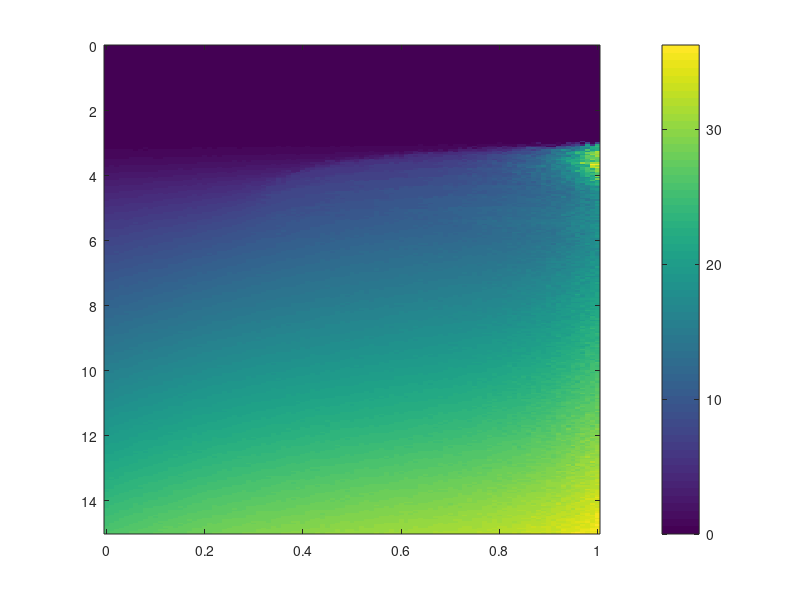

This figure's MATLAB source: (Note: this script raises an error after producing the figure.)
%% This codes enable us to read average firing rates of (Inh, Exc) cells in g_sigma phase diagram 

load("./HighResolutionWorkSpaceData.mat", 'i_rates', 'e_rates', 'g', 'sigma');

data1 = transpose(e_rates); 
data2 = transpose(i_rates);

% Define custom x and y axis values
x_values = g; % Replace with your actual x axis values
y_values = sigma; % Replace with your actual y axis values



%%%%%%%%%%%%%%%%%%%%%%%%%%%%%%%%%%%%%%%%%%%%%%%%%%%%%%%%%%%%%%%%%%%%%%%%%%%%%%%%%%%%%%%%%%%%%%%%%%%%%%%%%%%%
% plot 3D surf of rates Vs. g-sigma plane
% figure('Name', 'Excitatory cells firing rates');
% surf(g, sigma, data1);
% xlabel('g');
% ylabel('sigma');
% zlabel('rate (Hz)');
% title('Excitatory cells');
% 
% figure('Name', 'Inhibitory cells firing rates');
% surf(g, sigma, data2);
% xlabel('g');
% ylabel('sigma');
% zlabel('rate (Hz)');
% title('Inhibitory cells');



%%%%%%%%%%%%%%%%%%%%%%%%%%%%%%%%%%%%%%%%%%%%%%%%%%%%%%%%%%%%%%%%%%%%%%%%%%%%%%%%%%%%%%%%%%%%%%%%%%%%%%%%%%%%
% Plot heatmap with custom axis values
figure('Name', 'Excitatory cells firing rates');
imagesc(x_values, y_values, data1);
c = colorbar; % Adds a colorbar to indicate the scale
c.Label.String = 'Hz';
set(gca,'YDir','normal') % Keeps the Y-axis direction normal
% Labeling the axes
xlabel('g');
ylabel('sigma');
title('Excitatory cells')

% Enable data cursor mode
dcm_obj = datacursormode(gcf);
set(dcm_obj,'Enable','on'); % Explicitly enable data cursor mode
% Set the custom update function with an anonymous function
set(dcm_obj, 'UpdateFcn', @(src, event)myupdatefcn(src, event, data1, g, sigma));

%%%%%%%%%%%%%%%%%%%%%%%%%%%%%%%%%%%%%%%%%%%%%%%%%%%%%%%%%%%%%%%%%%%%%%%%%%%%%%%%%%%%%%%%%%%%%%%%%%%%%%%%%%%%
figure('Name', 'Inhibitory cells firing rates');
imagesc(x_values, y_values, data2);
c = colorbar; % Adds a colorbar to indicate the scale
c.Label.String = 'Hz';
set(gca,'YDir','normal') % Keeps the Y-axis direction normal
% Labeling the axes
xlabel('g');
ylabel('sigma');
title('Inhibitory cells')

% Enable data cursor mode
dcm_obj = datacursormode(gcf);
set(dcm_obj,'Enable','on'); % Explicitly enable data cursor mode
% Set the custom update function with an anonymous function
set(dcm_obj, 'UpdateFcn', @(src, event)myupdatefcn(src, event, data2, g, sigma));
%%%%%%%%%%%%%%%%%%%%%%%%%%%%%%%%%%%%%%%%%%%%%%%%%%%%%%%%%%%%%%%%%%%%%%%%%%%%%%%%%%%%%%%%%%%%%%%%%%%%%%%%%%%%

% Define the custom update function as a local function
function txt = myupdatefcn(~, event_obj, data, x, y)
    pos = get(event_obj, 'Position'); % Get the position of the data cursor
    

    dataValue = data(abs(y - pos(2)) < 0.0001, abs(x - pos(1)) < 0.0001); % Extract the data value at the cursor's position
    
   % Create the tooltip text
    txt = {['g: ', num2str(pos(1))], ...
           ['sigma: ', num2str(pos(2))], ...
           ['Value: ', num2str(dataValue, '%.4f')]}; % Display value with 4 decimal places
end
